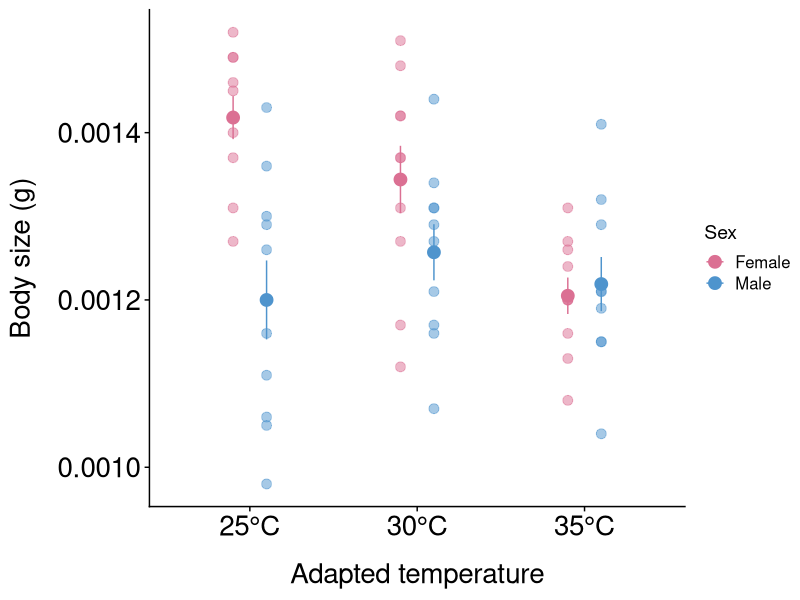
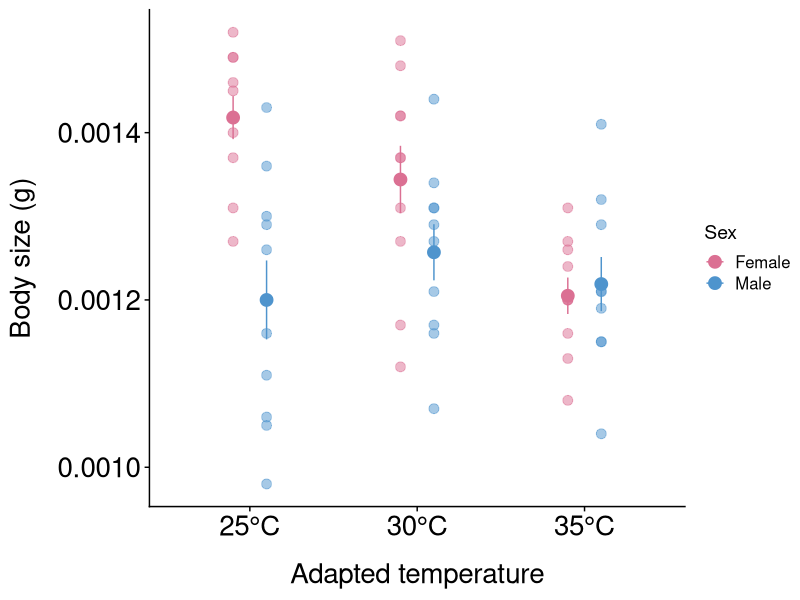
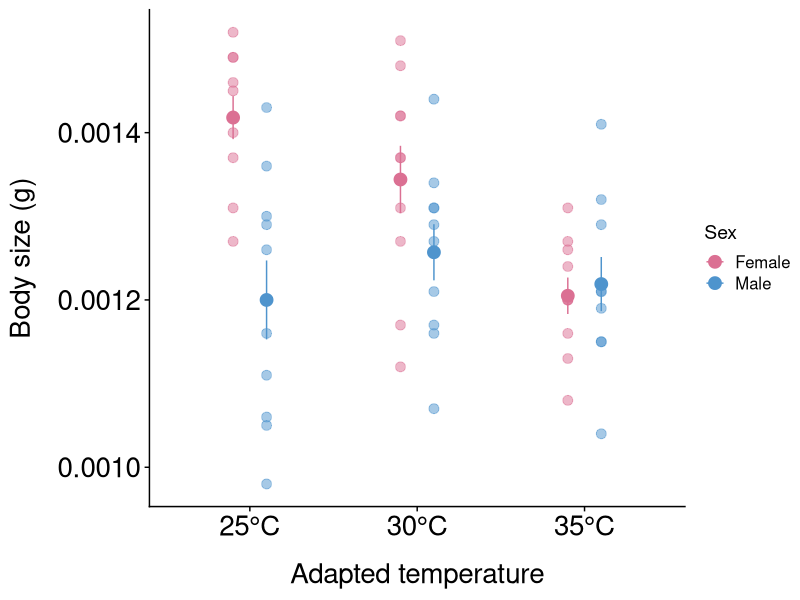

These figures' R source, in order:

#load the packages that I need for this code
library(ggplot2)
library(tidyverse)
library(cowplot)
library(ggpubr)
library(dplyr)
library(car) #for running type 2 anovas
library(emmeans) #for running post-hoc tests on type 2 anovas

#Tess's ggplot theme
theme_tess <- function () { 
  theme_cowplot()+ #cowplot is an existing nice looking plot type thing
    theme(axis.title.y = element_text(margin = margin(t = 0, r = 15, b = 0, l = 0)))+
    theme(axis.title.x = element_text(margin = margin(t = 15, r = 0, b = 0, l = 0)))+
    theme(axis.text.x=element_text(size=20))+
    theme(axis.text.y=element_text(size=20))+
    theme(axis.title.x=element_text(size=20))+
    theme(axis.title.y=element_text(size=20))+
    theme(plot.title = element_text(hjust = 0.5,size=20))+
    theme(axis.title.y=element_text(size=20))
}

data <-read.csv("./data/preheatwavebodysize.csv",stringsAsFactors = FALSE,
                strip.white = TRUE, na.strings = c("NA",""))

####MAIN PLOT

#make adapted_temp a factor
data$adapted_temp <- factor(data$adapted_temp,
                            levels = c(25, 30, 35),
                            labels = c("25°C", "30°C", "35°C"))

#calculate summary stats
summary_data <- data %>%
  group_by(adapted_temp, sex) %>%
  summarise(mean = mean(weight),
            n=n(),
            sd = sd(weight),
            se = sd / sqrt(n))

summary_data$group_id <- interaction(summary_data$adapted_temp, summary_data$sex)
data$group_id <- interaction(data$adapted_temp, data$sex)

#create plot
p <- ggplot(summary_data, aes(x = adapted_temp, y = mean, color = sex)) +
  geom_point(size = 4, position = position_dodge(width = 0.4)) +
  
  #jitter the points
  geom_jitter(data = data,
              aes(x = adapted_temp, y = weight, color = sex),
              position = position_jitterdodge(jitter.width = 0, dodge.width = 0.4), 
              size = 3, alpha = 0.5) +
  
  #add error bars
  geom_errorbar(aes(ymin = mean - se, ymax = mean + se),
                position = position_dodge(width = 0.4),
                width = 0) +
  
  #assign colours to sex
  scale_color_manual(
    values = c("f" = "palevioletred", "m" = "steelblue3"),   # or whatever colors you like
    labels = c("f" = "Female", "m" = "Male"),
    name = "Sex")+
  
  #assign x- and y-axis labels
  xlab("Adapted temperature") +
  ylab("Body size (g)") +
  
  #assign x-axis scale
  scale_x_discrete (breaks = c("25°C", "30°C", "35°C"), labels = c("25°C", "30°C", "35°C"))+ 
  theme_tess()

windows();p #enables plot to open on a PC

print(p) #this opens the plot in a new window

#saves the plot
ggsave(file="Figures/Taresabodysizefigure.pdf", p, width = 22, height = 22, units = "cm") #close the file before you save

####ANOVA

#TWO-way ANOVA
#TESS SAYS: changed this to the way I do ANOVAS (see popsizeheatave file for explanation)

lm_bodysize <- lm(weight ~ adapted_temp * sex, data = data)
Anova(lm_bodysize, type="2")
#significant interaction
  
#Tukey test
#TESS SAYS: this is how you run a tukey test when you do your anovas as above (emmeans package)

emmeans(lm_bodysize, pairwise ~ adapted_temp | sex, adjust = "tukey")
